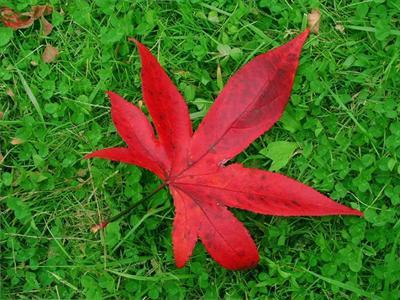
#> input picture testdata/1.png, 400 x 300 px
$ python main.py
#> lines starting #> are read from the running program, lines starting #| are printed output that depends on the picture
### JBF.py
import numpy as np
import cv2


class Joint_bilateral_filter(object):
    def __init__(self, sigma_s, sigma_r):
        self.sigma_r = sigma_r
        self.sigma_s = sigma_s
        self.wndw_size = 6*sigma_s+1
        self.pad_w = 3*sigma_s

    def joint_bilateral_filter(self, img, guidance):
        BORDER_TYPE = cv2.BORDER_REFLECT
        padded_img = cv2.copyMakeBorder(img, self.pad_w, self.pad_w, self.pad_w,
                                        self.pad_w, BORDER_TYPE).astype(np.int32)
        padded_guidance = cv2.copyMakeBorder(guidance, self.pad_w, self.pad_w,
                                             self.pad_w, self.pad_w, BORDER_TYPE).astype(np.int32)
        # setup a look-up table for spatial kernel
        LUT_s = np.exp(-0.5*(np.arange(self.pad_w+1)**2)/self.sigma_s**2)
        # setup a look-up table for range kernel
        LUT_r = np.exp(-0.5*(np.arange(256)/255)**2/self.sigma_r**2)
        # compute the weight of range kernel by rolling the whole image
        wgt_sum, result = np.zeros(padded_img.shape), np.zeros(padded_img.shape)
        for x in range(-self.pad_w, self.pad_w+1):
            for y in range(-self.pad_w, self.pad_w+1):
                # method 1 (easier but slower)
                dT = LUT_r[np.abs(np.roll(padded_guidance, [y,x], axis=[0,1])-padded_guidance)]
                r_w = dT if dT.ndim==2 else np.prod(dT,axis=2) # range kernel weight
                s_w = LUT_s[np.abs(x)]*LUT_s[np.abs(y)]#spatial kernel
                t_w = s_w*r_w
                padded_img_roll = np.roll(padded_img, [y,x], axis=[0,1])
                for channel in range(padded_img.ndim):
                    result[:,:,channel] += padded_img_roll[:,:,channel]*t_w
                    wgt_sum[:,:,channel] += t_w
        output = (result/wgt_sum)[self.pad_w:-self.pad_w, self.pad_w:-self.pad_w,:]

        return np.clip(output, 0, 255).astype(np.uint8)

### main.py
import numpy as np
import pandas as pd
import cv2
import argparse
import os
from JBF import Joint_bilateral_filter

def main():
    parser = argparse.ArgumentParser(description='main function of joint bilateral filter')
    parser.add_argument('--image_path', default='./testdata/1.png', help='path to input image')
    parser.add_argument('--setting_path', default='./testdata/1_setting.txt', help='path to setting file')
    args = parser.parse_args()

    ### TODO ###

    with open(args.setting_path) as f:
#> (reads testdata/1_setting.txt from the repository)
        setting = [i.rstrip('\n').split(',') for i in f.readlines()]
        RGB_setting = setting[1:6]
        sigma_s, sigma_r = int(setting[6][1]), float(setting[6][3])

    img = cv2.imread(args.image_path) # read 1.png
#> img is the input picture: shape (300, 400, 3); mean B, G, R 36.1, 102.2, 81.7
    img_rgb = cv2.cvtColor(img,cv2.COLOR_BGR2RGB) #convert to RGB
    JBF = Joint_bilateral_filter(2, 0.1) # create object for JBF
    cost = {}
    # initial cv2 gray conversion
    img_gray = cv2.cvtColor(img,cv2.COLOR_BGR2GRAY)
    bf_out = JBF.joint_bilateral_filter(img_rgb, img_rgb) # bf
#> after the loop in joint_bilateral_filter, `for x in range(-self.pad_w, self.pad_w+1):`:
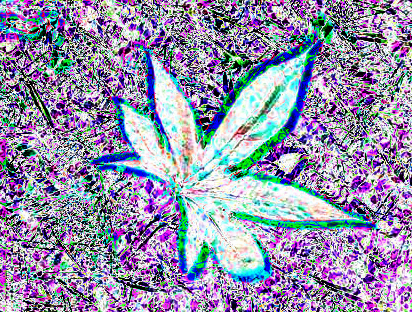
#> dT: shape (312, 412, 3) float64; mean R, G, B 0.569, 0.564, 0.669
#> after the loop in joint_bilateral_filter, `for x in range(-self.pad_w, self.pad_w+1):`:
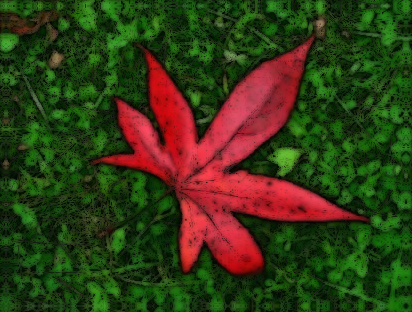
#> result: shape (312, 412, 3) float64; mean R, G, B 1211.2, 1326.5, 493; drawn with min black and max white
#> after the loop in joint_bilateral_filter, `for x in range(-self.pad_w, self.pad_w+1):`:
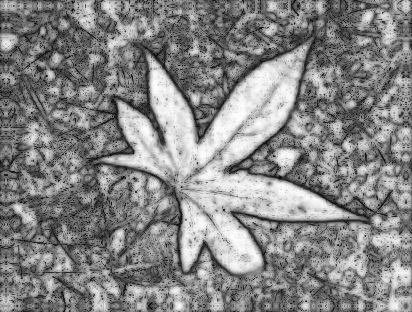
#> wgt_sum: shape (312, 412, 3) float64; min 1.02, max 24.58, mean 13.4; drawn with min black and max white
    jbf_out = JBF.joint_bilateral_filter(img_rgb, img_gray) #JBF (gray as guidance)
#> after the loop in joint_bilateral_filter (call 2), `for x in range(-self.pad_w, self.pad_w+1):`:
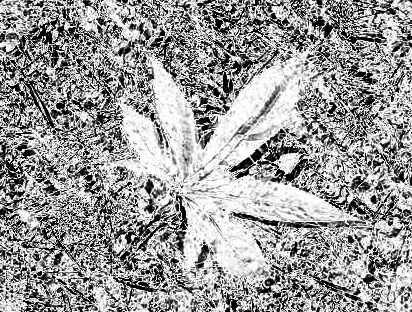
#> dT: shape (312, 412) float64; min 2.21e-09, max 1, mean 0.606
#> after the loop in joint_bilateral_filter (call 2), `for x in range(-self.pad_w, self.pad_w+1):`:
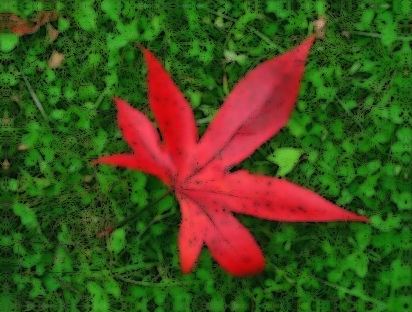
#> result: shape (312, 412, 3) float64; mean R, G, B 1585.4, 1841.5, 664.3; drawn with min black and max white
#> after the loop in joint_bilateral_filter (call 2), `for x in range(-self.pad_w, self.pad_w+1):`:
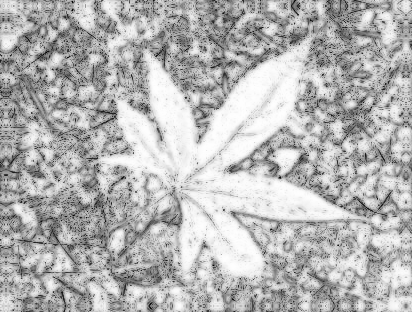
#> wgt_sum: shape (312, 412, 3) float64; min 1.82, max 24.99, mean 18.3; drawn with min black and max white
    # calculate cost by L1 normalization
    cost['cv2.COLOR_BGR2GRAY'] = np.sum(np.abs(bf_out.astype('int32')-jbf_out.astype('int32')))
    # save figures
    jbf_out = cv2.cvtColor(jbf_out, cv2.COLOR_BGR2RGB) # convert to BGR
    cv2.imwrite(args.image_path[:-4]+'_img_gray_1_cv2_COLOR_BGR2GRAY.png', img_gray)
    cv2.imwrite(args.image_path[:-4]+'_jbf_1_cv2_COLOR_BGR2GRAY.png', jbf_out)
    # test different combination of RGB
    for r, g, b in RGB_setting:
        #convert to gray
        img_gray = img_rgb[:,:,0]*float(r)+img_rgb[:,:,1]*float(g)+img_rgb[:,:,2]*float(b)
        jbf_out = JBF.joint_bilateral_filter(img_rgb, img_gray) #JBF
        cost[f'R*{r}+G*{g}+B*{b}'] = np.sum(np.abs(bf_out.astype('int32')-jbf_out.astype('int32')))
        jbf_out = cv2.cvtColor(jbf_out,cv2.COLOR_BGR2RGB) # convert to BGR
        cv2.imwrite(args.image_path[:-4]+f'_jbf_1_{r}_{g}_{b}.png', jbf_out) #export
        cv2.imwrite(args.image_path[:-4]+f'_img_gray_1_{r}_{g}_{b}.png', img_gray)
#> this loop made 5 passes
#> pass 1, in joint_bilateral_filter (call 3), `padded_guidance = cv2.copyMakeBorder(guidance, self.pad_w, self.pad_w,..`:
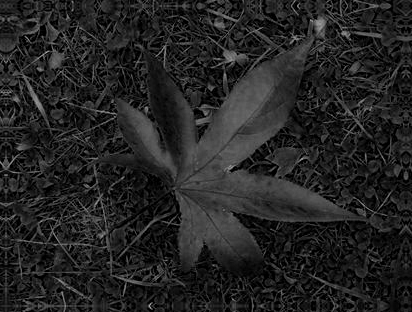
#> padded_guidance: shape (312, 412) int32; min 0, max 176, mean 35.8
#> after the loop, cost = {'cv2.COLOR_BGR2GRAY': 1207799, 'R*0.0+G*0.0+B*1.0': 1439568, 'R*0.0+G*1.0+B*0.0': 1305961, 'R*0.1+G*0.0+B*0.9': 1393620, 'R*0.1+G*0.4+B*0.5': 1279697, 'R*0.8+G*0.2+B*0.0': 1127913}
    # output the cost matrix
    pd.Series(cost, name='Cost(1.png)').to_excel(args.image_path[:-4]+'_costs.xlsx')

if __name__ == '__main__':
    main()
